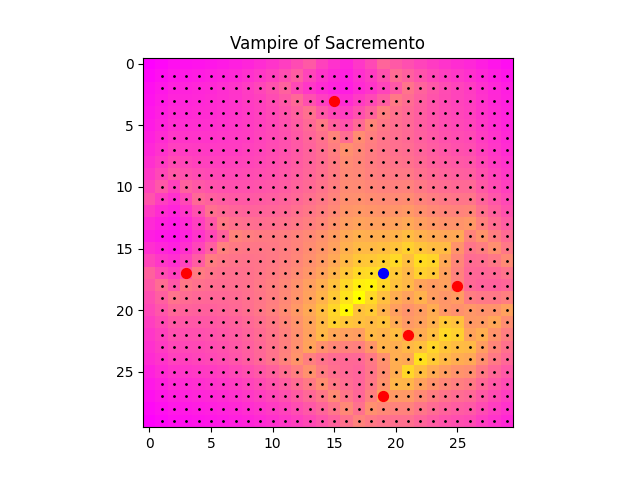

Here is the Python script that generated this plot:
import numpy as np 
import pandas as pd 
import matplotlib.pyplot as plt 
import seaborn as sns 


richard_chase_sites = np.array([
    [3,17], 
    [15,3],
    [19,27], 
    [21,22], 
    [25,18]
]) 

richard_chase_residence = np.array([19,17])

def rossmos_formula(B: float, 
                    g: float, 
                    f: float, 
                    grid_x:float, 
                    grid_y:float, 
                    crime_x:float, 
                    crime_y:float):
    """
       B is the barrier 
       g is some constant 
       f is some constant  
    """

    d_xy = np.abs(grid_x - crime_x) + np.abs(grid_y - crime_y)
    indicator = float(d_xy > B)
    if d_xy > B:
        p_xy =  1.0 / (d_xy ** f)
    else: 
        p_xy = (B ** (g - f))  / ((2*B - d_xy) ** g)
    
    return p_xy

if __name__ == "__main__":

    # set up grid. 
    x = np.arange(1,31)
    y = np.arange(1,31)
    xx, xy = np.meshgrid(np.arange(1,31),np.arange(1,31))    
    plt.scatter(xx, xy, color ="black", s = 1)
    plt.scatter(richard_chase_sites[:,0], richard_chase_sites[:,1], color = "red", s = 50)
    plt.scatter(richard_chase_residence[0], richard_chase_residence[1], color = "blue", s = 50)
    # plt.show()

    # rossmos formula 
    PXY = np.zeros((30,30)) 

    for i in range(30):
        for j in range(30): 
            for crime in richard_chase_sites:
                PXY[i,j] += rossmos_formula(B = 5, g = 1, f = 0.5, 
                            grid_x=x[i], grid_y=y[j], 
                            crime_x = crime[0], crime_y = crime[1])

    
    plt.imshow(PXY, cmap='spring', interpolation='nearest')
    plt.title("Vampire of Sacremento")
    plt.savefig("vampire_of_sacremento.png")
    plt.show()
